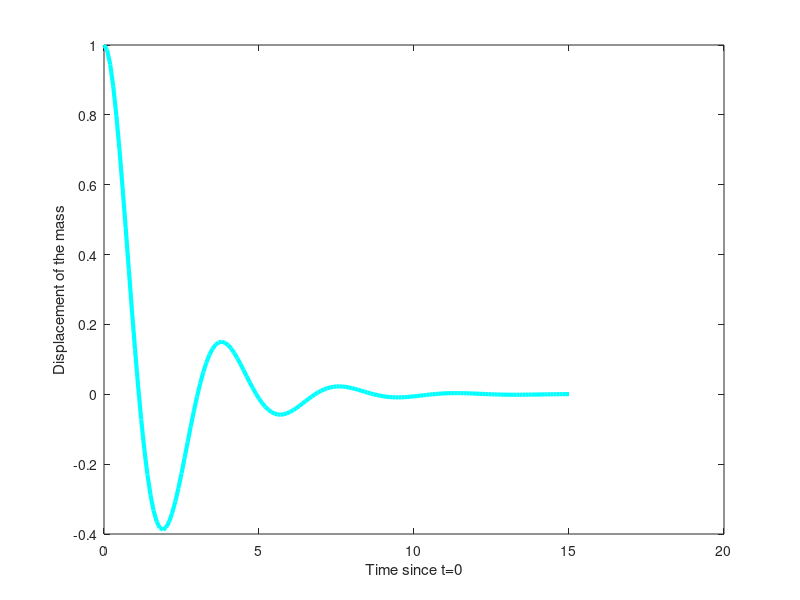

Source code (MATLAB):
clear
clc
clf

% Plotting the manually obtained equation of motion
t = 0:0.1:15;
x = exp(-t/2).*(cos(sqrt(11).*t/2) + (sqrt(11)/11).*sin(sqrt(11).*t/2));

plot(t,x,"cyan","linewidth", 3) % use solid semibold cyan line to plot
xlabel("Time since t=0");
ylabel("Displacement of the mass");
